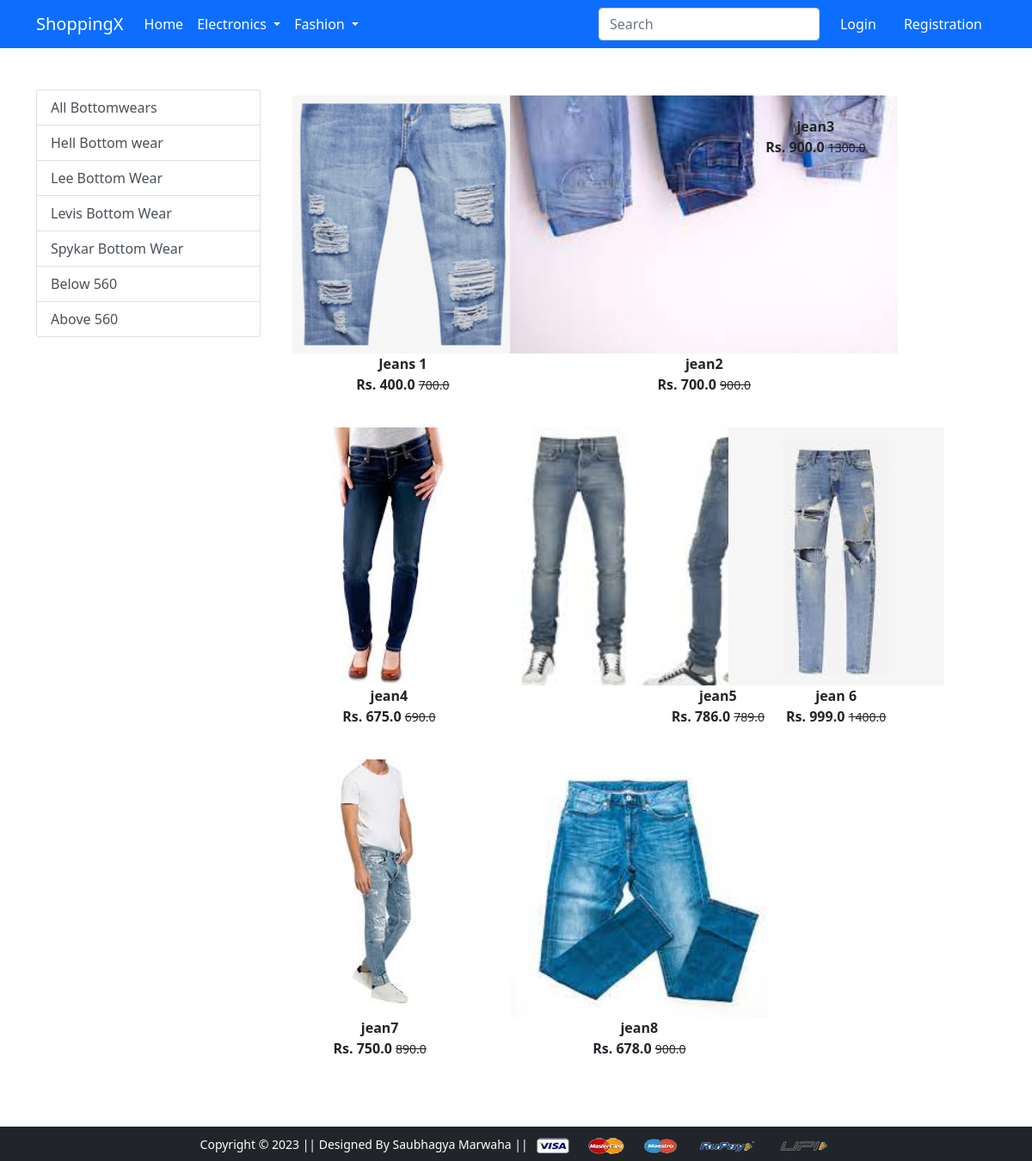
The app's page /bottomwear/ with its own data.
### app/models.py (models this page shows, shortened)
class Product(models.Model):
    title = models.CharField(max_length=100)
    selling_price = models.FloatField()
    discounted_price = models.FloatField()
    description = models.TextField()
    brand = models.CharField(max_length=200)
    category = models.CharField(choices= CATEGORY_CHOICES, max_length=2)
    product_image = models.ImageField(upload_to='productimg')

### app/views.py (the view)
# urls.py: path('bottomwear/', views.bottomwear, name='bottomwear'),
def bottomwear(request, data=None):
 if data == None:
  bottomwears = Product.objects.filter(category='BW')
 elif data == 'levis' or data =='hell' or data =='spykar' or data == 'lee':
  bottomwears = Product.objects.filter(category='BW').filter(brand=data)
 elif data == 'below':
  bottomwears = Product.objects.filter(category='BW').filter(discounted_price__lte=560)
 elif data == 'above':
  bottomwears = Product.objects.filter(category='BW').filter(discounted_price__gt=560)
 return render(request, 'app/bottomwear.html', {'bottomwears':bottomwears})

### app/templates/app/bottomwear.html (shortened to what this page needs)
{% extends 'app/base.html' %}
{% load static %}
{% block main-content %}
<div class="container my-5">
 <div class="row">
  <div class="col-sm-3">
    <div class="list-group">
     <a href="{% url 'bottomwear' %}" class="list-group-item list-group-item-action" aria-current="true">All Bottomwears</a>
     <a href="{% url 'bottomweardata' 'hell'  %}" class="list-group-item list-group-item-action">Hell Bottom wear</a>
        <a href="{% url 'bottomweardata' 'lee'  %}" class="list-group-item list-group-item-action">Lee Bottom Wear</a>
        <a href="{% url 'bottomweardata' 'levis'  %}" class="list-group-item list-group-item-action">Levis Bottom Wear</a>
        <a href="{% url 'bottomweardata' 'spykar'  %}" class="list-group-item list-group-item-action">Spykar Bottom Wear</a>
        <a href="{% url 'bottomweardata' 'below'  %}" class="list-group-item list-group-item-action">Below 560</a>
        <a href="{% url 'bottomweardata' 'above'  %}" class="list-group-item list-group-item-action">Above 560</a>
   </div>
  </div>
<div class="col-sm-8">
    <div class="row">
    {% for product in bottomwears %}
     <div class="col-sm-4 text-center mb-4">
      <a href="{% url 'product-detail' product.id %}" class="btn">
       <div class="item">
        <img src="{{product.product_image.url}}" alt="" height="300" class="">
        <div class="fw-bold">{{product.title}}</div>
        <div class="fw-bold">Rs. {{product.discounted_price}} <small class="fw-light text-decoration-line-through">{{product.selling_price}}</small></div>
       </div>
      </a>
     </div>
    {% endfor %}
   </div>
  </div>
 </div>
</div>
{% endblock main-content %}

### records on screen
Product: product_image (picture), title "Jeans 1", discounted_price "400.0", selling_price "700.0"
Product: product_image (picture), title "jean2", discounted_price "700.0", selling_price "900.0"
Product: title "jean3", discounted_price "900.0", selling_price "1300.0"
Product: product_image (picture), title "jean4", discounted_price "675.0", selling_price "690.0"
Product: product_image (picture), title "jean5", discounted_price "786.0", selling_price "789.0"
Product: product_image (picture), title "jean 6", discounted_price "999.0", selling_price "1400.0"
Product: product_image (picture), title "jean7", discounted_price "750.0", selling_price "890.0"
Product: product_image (picture), title "jean8", discounted_price "678.0", selling_price "900.0"
